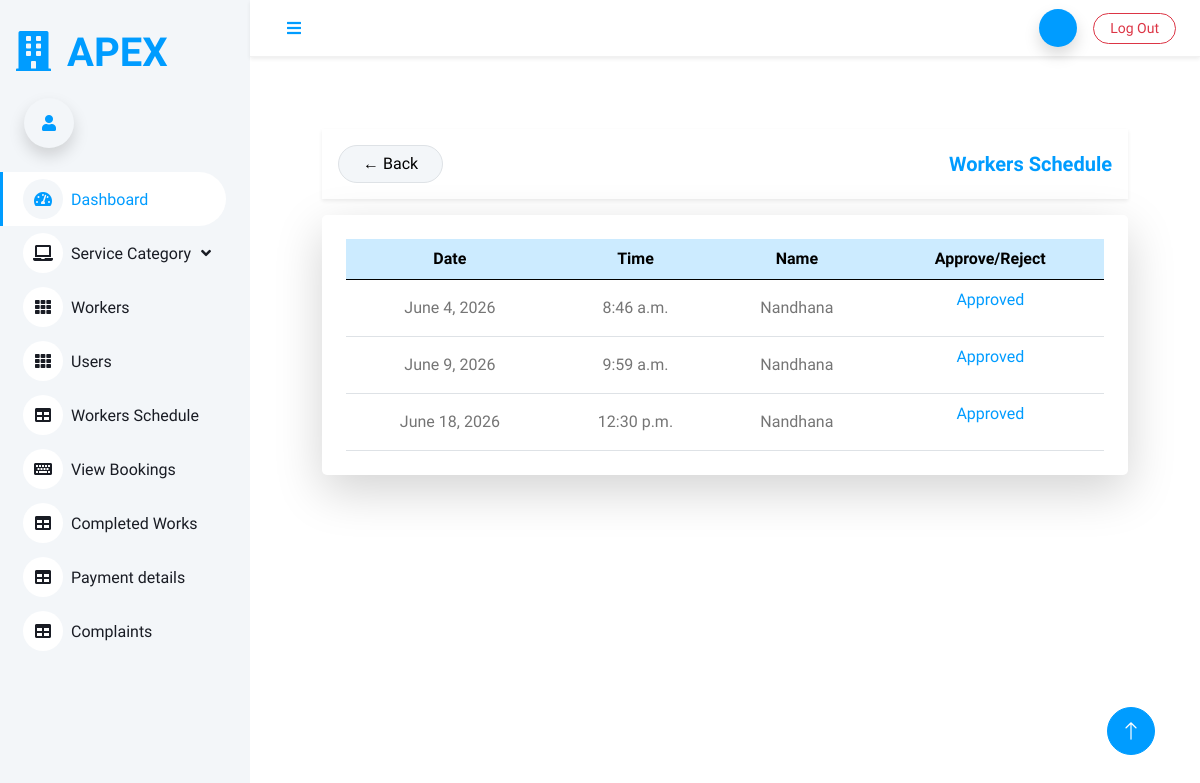
Screenshot of /workers_schedule with the database file from the repository.
### Homeserviceapp/models.py (models this page shows, shortened)
class Availability(models.Model):
    user = models.ForeignKey(WorkerRegistration, on_delete=models.DO_NOTHING)
    date = models.DateField()
    time = models.TimeField()
    schedule_status = models.IntegerField(default=0)
    booking_status = models.IntegerField(default=0)

class WorkerRegistration(models.Model):
    user = models.OneToOneField(Login, on_delete=models.CASCADE, related_name='worker')
    name = models.CharField(max_length=300)
    category = models.ForeignKey(Category, on_delete=models.DO_NOTHING)
    address = models.TextField()
    contact = models.IntegerField()
    paypal_email = models.CharField(max_length=200, null=True, blank=True)
    payment = models.IntegerField(null=True, blank=True)
    experience = models.IntegerField()
    image = models.ImageField(upload_to='uploads/')

### Homeserviceapp/views.py (the view)
# urls.py: path('workers_schedule', views.workers_schedule, name='workers_schedule'),
def workers_schedule(request):
    data = Availability.objects.all()
    return render(request, 'admin/workers_schedule.html', {'data': data})

### templates/admin/workers_schedule.html
{% extends 'admin/admin_dashboard.html' %}
{% block content %}
<div class="container py-4">
    <div class="d-flex justify-content-between align-items-center mb-3 p-3 bg-white shadow-sm rounded-4">
        <a href="{% url 'admin_dashboard' %}" class="btn btn-light border rounded-pill px-4">
            ← Back
        </a>
        <h5 class="mb-0 fw-bold text-primary">Workers Schedule </h5>
    </div>
    <div class="card border-0 shadow-lg rounded-4">
        <div class="card-body p-4">
            <div class="table-responsive">
                <table class="table table-hover align-middle text-center mb-0">
                    <thead class="table-primary">
                        <tr>
                            <th>Date</th>
                            <th>Time</th>
                            <th>Name</th>
                            <th>Approve/Reject</th>
                        </tr>
                    </thead>
                    <tbody>
                        {% for i in data %}
                        <tr>
                            <td class="fw-semibold">{{ i.date }}</td>
                            <td>{{ i.time }}</td>
                            <td>{{i.user.name}}</td>
                            <td>
                                {% if i.schedule_status == 0 %}
                                 <a href="{% url 'workers_schedule_approve' i.id%}"><button class="btn btn-outline-primary ">Approve</button></a>
                                 <a href="{% url 'workers_schedule_reject' i.id%}"><button class="btn btn-outline-danger">Reject</button></a>
                                {% elif i.schedule_status == 1 %}
                                <p class="text-primary">Approved</p>
                                {% elif i.schedule_status == 2 %}
                                <p class="text-danger">Reject</p>
                                {% endif %}
                            </td>
                        </tr>
                        {% empty %}
                        <tr>
                            <td colspan="3" class="text-muted py-4">
                                No availability found
                            </td>
                        </tr>
                        {% endfor %}
                    </tbody>
                </table>
            </div>
        </div>
    </div>
</div>
{% endblock %}

### static/dashboard/css/style.css (style rules this page uses)
:root { --primary: #009CFF; --light: #F3F6F9; --dark: #191C24; }
.btn { transition: .5s; }

### rows the page displays
Availability: date "June 4, 2026", time "8:46 a.m.", user.name "Nandhana", schedule_status "Approved"
Availability: date "June 9, 2026", time "9:59 a.m.", user.name "Nandhana", schedule_status "Approved"
Availability: date "June 18, 2026", time "12:30 p.m.", user.name "Nandhana", schedule_status "Approved"
